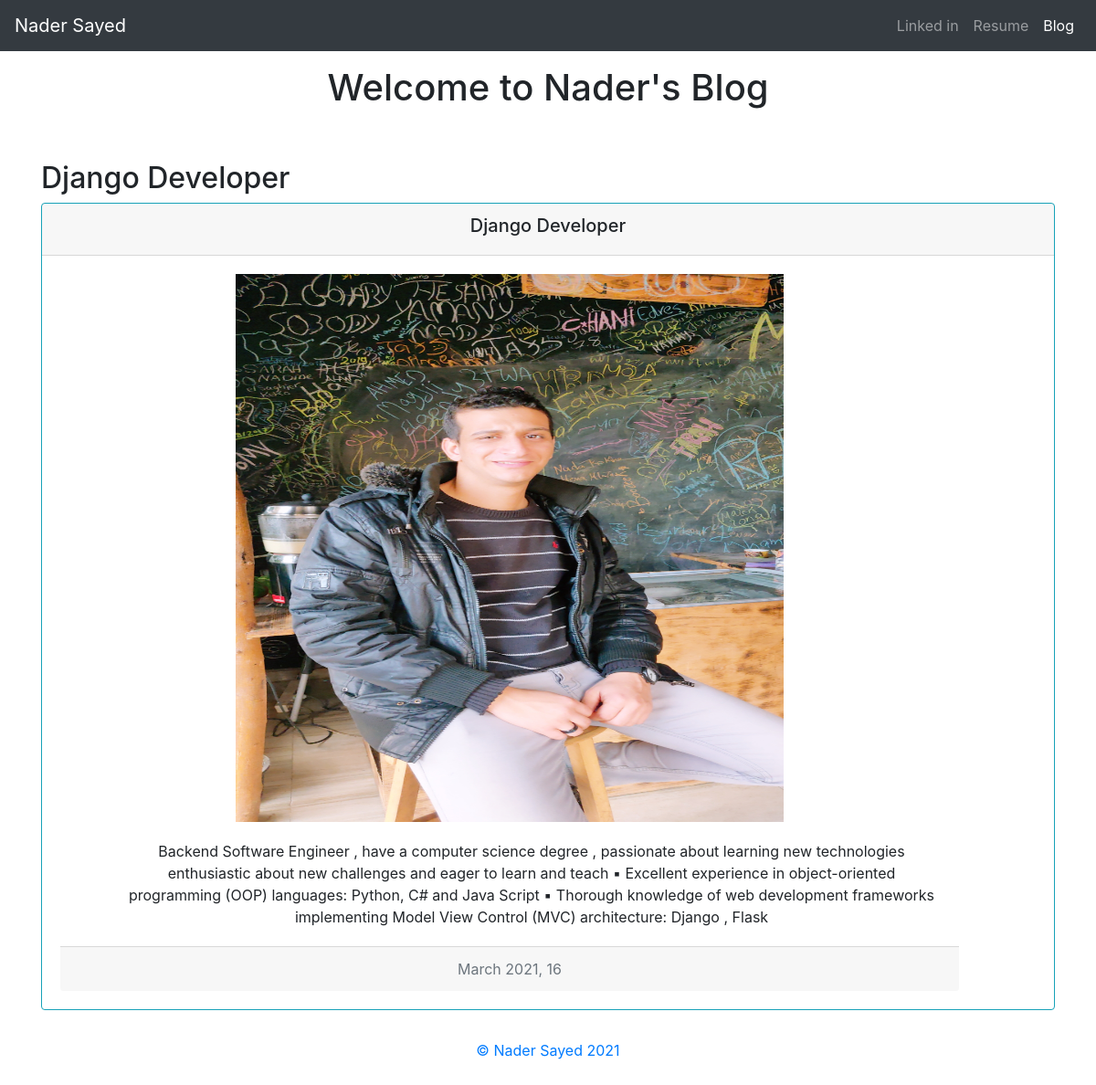
/blog/django-developer/, run on the app's committed database.
### blog/models.py (models this page shows, shortened)
class post(models.Model):
    tittle = models.CharField(max_length=100)
    date_published = models.DateTimeField()
    body_text = models.TextField(max_length=1000)
    image = models.ImageField(upload_to=image_upload)
    slug = models.SlugField(null=True, blank=True)

### blog/views.py (the view)
# urls.py: path('<str:slug>/', post_detail, name='detailed_post')
def post_detail(request, slug):
    post_details = post.objects.get(slug=slug)
    return render(request, "blog/post_details.html", {"post": post_details})

### blog/templates/blog/post_details.html (shortened to what this page needs)
{%  extends 'base.html' %}
{% load static %}
{% load bootstrap4 %}
{% block content %}
<div class="container">
    <h1 class="text-center pt-3">Welcome to Nader's Blog</h1><br /><br />
    <h2>{{post.tittle}}</h2>
    <div class="card text-center border-info mb-3">
        <div class="card-header">
          <h5>{{ post.tittle }}</h5>
        </div>
        <div class="card-body" style="max-width: 1024px;">
            <div class="row no-gutters">
              <div class="" >
                  <div class="card-img-top" >
                <img  src="{{ post.image.url }}" alt="Card image" height="600" width="600">
              </div>
                  <div class="col-md-24 pl-5">
                <div class="card-body">
                  <p class="card-text">{{ post.body_text  }}</p>
                </div>
              </div>
          </div>
        </div>
        <div class="card-footer text-muted">
          {{ post.date_published|date:"F Y, d" }}
        </div>
      </div>
</div>
    </div>
{% endblock content%}

### blog/templates/blog/post_details.html (style rules this page uses)
.card-img-top { width: 100%; height: 35w; }

### data on the page
post: tittle "Django Developer", image (placeholder picture), body_text "Backend Software Engineer , have a computer science degree , passionate about learning new technologies enthusiastic about new challenges and eager to learn and teach ▪ Excellent experience in object-oriented programming (OOP) languages: Python, C# and Java Script ▪ Thorough knowledge of web development frameworks implementing Model View Control (MVC) architecture: Django , Flask", date_published "March 2021, 16"
